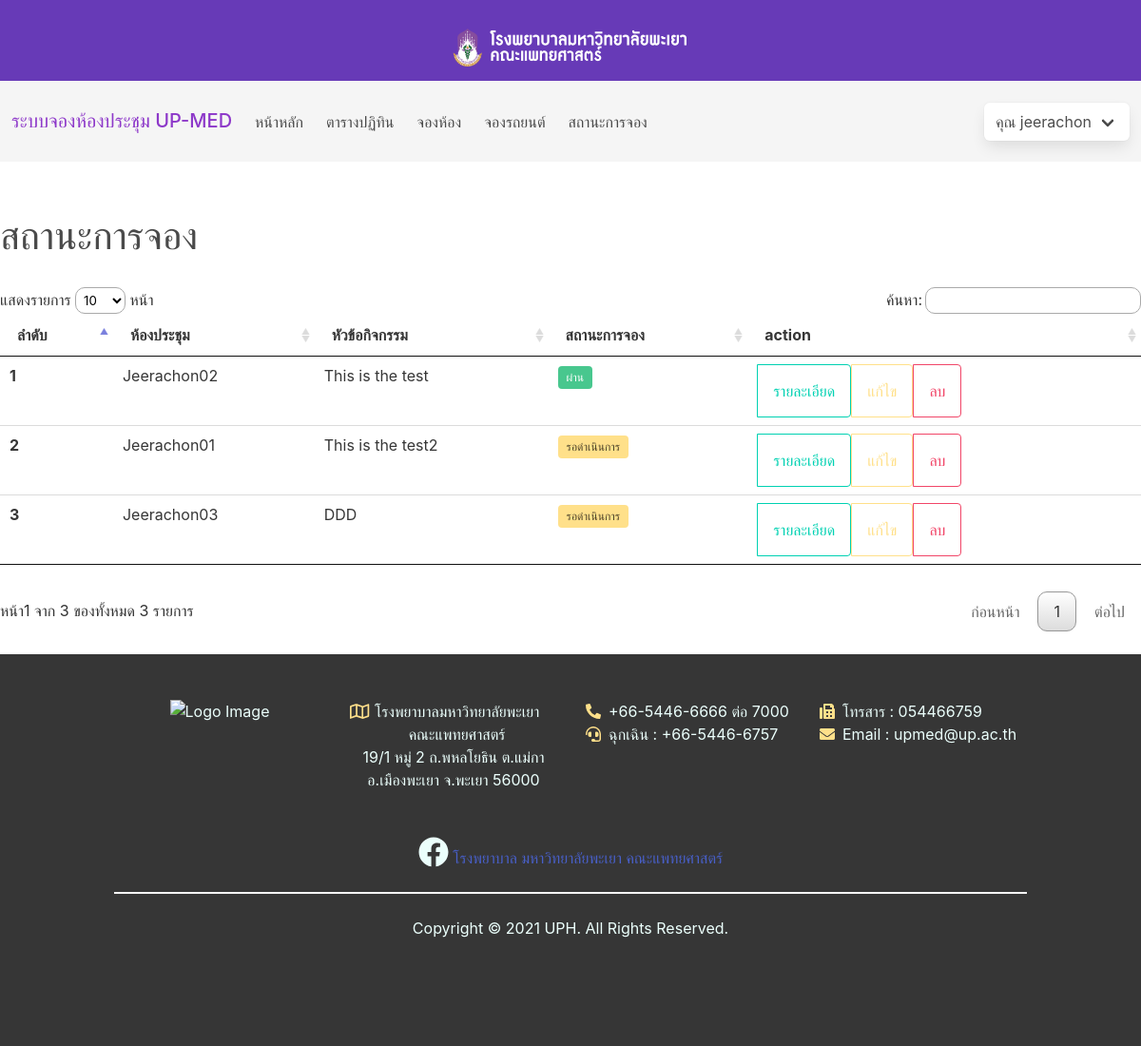
Screenshot of /app/statusroom.php (signed in) with the database file from the repository.
### tables this page shows
CREATE TABLE `tbl_event` (
  `event_id` int(11) NOT NULL,
  `event_title` varchar(256) NOT NULL,
  `roomid` int(2) NOT NULL,
  `event_detail` text NOT NULL,
  `event_startdate` date NOT NULL,
  `event_enddate` date NOT NULL,
  `event_starttime` time NOT NULL,
  `event_endtime` time NOT NULL,
  `event_color` varchar(15) NOT NULL DEFAULT '#FFFFFF',
  `event_bgcolor` varchar(15) NOT NULL DEFAULT '#03a9f4',
  `event_url` varchar(300) NOT NULL,
  `event_repeatday` varchar(20) NOT NULL,
  `event_allday` tinyint(1) NOT NULL,
  `event_createdate` timestamp NOT NULL DEFAULT current_timestamp(),
  `people` int(3) NOT NULL,
  `reguser` varchar(255) NOT NULL,
  `tool` int(1) NOT NULL,
  `Scup` int(3) NOT NULL,
  `Bcup` int(3) NOT NULL,
  `longcup` int(3) NOT NULL,
  `drinkcup` int(3) NOT NULL,
  `softdrink` int(3) NOT NULL,
  `othercup` varchar(20) NOT NULL,
  `hotbot` int(3) NOT NULL,
  `tray` int(3) NOT NULL,
  `dishcup` int(3) NOT NULL,
  `jug` int(3) NOT NULL,
  `boxcup` int(3) NOT NULL,
  `tea` int(3) NOT NULL,
  `boiler` int(3) NOT NULL,
  `basket` int(3) NOT NULL,
  `other` varchar(20) NOT NULL,
  `statid` int(11) DEFAULT 2,
  `Username` varchar(255) NOT NULL
);

CREATE TABLE `room` (
  `roomid` int(2) NOT NULL,
  `roomname` varchar(60) NOT NULL,
  `roomcap` int(11) NOT NULL,
  `com` int(11) NOT NULL,
  `screen` int(11) NOT NULL,
  `mic` int(11) NOT NULL,
  `roomimg` varchar(255) NOT NULL,
  `bgcolor` varchar(255) NOT NULL
);

### app/statusroom.php (the view, shortened to what this page needs)
<?php
$user = $_SESSION['Username'];
?>
<!doctype html>
<html lang="en">
<head>
    <link rel="stylesheet" href="https://cdn.jsdelivr.net/npm/bulma@0.9.1/css/bulma.min.css">
    <link rel="stylesheet" type="text/css" href="../DataTables/datatables.css">
</head>
<body>
    <?php
    include '../components/nav.php';
    ?>
    <br><br>
    <div class="container is-fullhd">
        <p class="is-size-2">
            สถานะการจอง
        </p>
        <br>
        <table id="myTable" class="table is-fullwidth is-hoverable">
            <thead>
                <tr>
                    <th>ลำดับ</th>
                    <th>ห้องประชุม</th>
                    <th>หัวข้อกิจกรรม</th>
                    <th>สถานะการจอง</th>
                    <th>action</th>
                </tr>
            </thead>
            <tbody>
                <?php
                require '../DB/connect.php';
                $result = mysqli_query($con, "SELECT * FROM tbl_event left join room ON tbl_event.roomid=room.roomid left join stat ON tbl_event.statid=stat.statid Where Username = '$user' and state != 'ยกเลิก' ");
                if ($result) {
                    $a = 1;
                    while ($row = mysqli_fetch_array($result)) {
                        if ($row['statid'] == '1') {
                            $stat = '<span class="tag is-success">ผ่าน</span>';
                        } elseif ($row['statid'] == '2') {
                            $stat = '<span class="tag is-warning">รอดำเนินการ</span>';
                        } elseif ($row['statid'] == '3') {
                            $stat = '<span class="tag is-danger">สิ้นสุด</span>';
                        } elseif ($row['statid'] == '4') {
                            $stat = '<span class="tag is-danger">ไม่ผ่าน</span>';
                        } elseif ($row['statid'] == '5') {
                            $stat = '<span class="tag is-danger">ยกเลิก</span>';
                        }
                ?>
                        <tr>
                            <th><?php echo $a; ?></th>
                            <td><?php echo $row['roomname']; ?></td>
                            <td><?php echo $row['event_title']; ?></td>
                            <td>
                                <?php echo $stat; ?>
                            </td>
                            <td>
                                <div class="buttons has-addons">
                                    <form action="../app/detail.php" method="post"><button class="button is-primary is-outlined" type="submit">รายละเอียด</button></form>
                                    <form action="../app/editdetail.php" method="post"><button class="button is-warning is-outlined" type="submit">แก้ไข</button></form>
                                    <form action="../function/updatestatus.php" method="post"><button class="button is-danger is-outlined" type="submit">ลบ</button></form>
                                </div>
                            </td>
                        </tr>
                <?php
                        $a += 1;
                    }
                }
                ?>
            </tbody>
        </table>
    </div>
    <?php
    include '../components/footer.php';
    ?>
</body>
</html>

### DataTables/datatables.css (style rules this page uses)
table.dataTable { width: 100%; margin: 0 auto; clear: both; border-collapse: separate; border-spacing: 0; }
table.dataTable thead th, table.dataTable tfoot th { font-weight: bold; }
table.dataTable thead th, table.dataTable thead td { padding: 10px 18px; border-bottom: 1px solid #111; }
table.dataTable thead .sorting, table.dataTable thead .sorting_asc, table.dataTable thead .sorting_desc, table.dataTable thead .sorting_asc_disabled, table.dataTable thead .sorting_desc_disabled { cursor: pointer; *cursor: hand; background-repeat: no-repeat; background-position: center right; }
table.dataTable thead .sorting { background-image: url("DataTables-1.10.23/images/sort_both.png"); }
table.dataTable thead .sorting_asc { background-image: url("DataTables-1.10.23/images/sort_asc.png"); }
table.dataTable tbody tr { background-color: #ffffff; }
table.dataTable tbody th, table.dataTable tbody td { padding: 8px 10px; }
table.dataTable.no-footer { border-bottom: 1px solid #111; }
table.dataTable, table.dataTable th, table.dataTable td { box-sizing: content-box; }

### rows the page displays
tbl_event: roomid.roomname "Jeerachon02", event_title "This is the test", shows "ผ่าน"
tbl_event: roomid.roomname "Jeerachon01", event_title "This is the test2", shows "รอดำเนินการ"
tbl_event: roomid.roomname "Jeerachon03", event_title "DDD", shows "รอดำเนินการ"

### other values shown
$_SESSION['Username'] "jeerachon"
